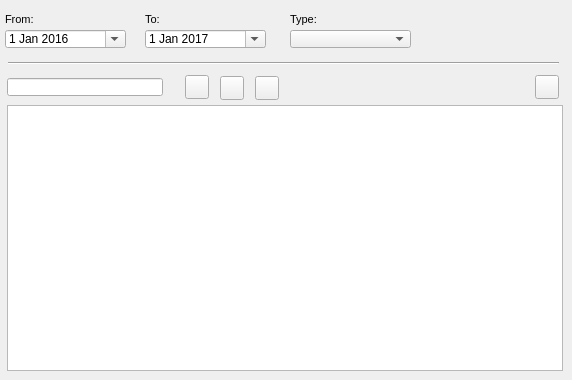
    <widget class="QWidget" name="tab_6">
     <attribute name="title">
      <string>Document</string>
     </attribute>
     <widget class="QDateEdit" name="date_document_to">
      <property name="geometry">
       <rect>
        <x>145</x>
        <y>30</y>
        <width>121</width>
        <height>18</height>
       </rect>
      </property>
      <property name="date">
       <date>
        <year>2017</year>
        <month>1</month>
        <day>1</day>
       </date>
      </property>
      <property name="calendarPopup">
       <bool>true</bool>
      </property>
     </widget>
     <widget class="QLabel" name="label_doc_from">
      <property name="geometry">
       <rect>
        <x>5</x>
        <y>8</y>
        <width>90</width>
        <height>22</height>
       </rect>
      </property>
      <property name="font">
       <font>
        <pointsize>8</pointsize>
       </font>
      </property>
      <property name="frameShape">
       <enum>QFrame::NoFrame</enum>
      </property>
      <property name="frameShadow">
       <enum>QFrame::Plain</enum>
      </property>
      <property name="text">
       <string>From:</string>
      </property>
      <property name="textFormat">
       <enum>Qt::AutoText</enum>
      </property>
      <property name="scaledContents">
       <bool>false</bool>
      </property>
      <property name="alignment">
       <set>Qt::AlignLeading|Qt::AlignLeft|Qt::AlignVCenter</set>
      </property>
      <property name="margin">
       <number>3</number>
      </property>
     </widget>
     <widget class="QComboBox" name="doc_type">
      <property name="geometry">
       <rect>
        <x>290</x>
        <y>30</y>
        <width>121</width>
        <height>18</height>
       </rect>
      </property>
     </widget>
     <widget class="QTableView" name="tbl_document">
      <property name="geometry">
       <rect>
        <x>7</x>
        <y>105</y>
        <width>556</width>
        <height>266</height>
       </rect>
      </property>
      <property name="sortingEnabled">
       <bool>true</bool>
      </property>
     </widget>
     <widget class="QLabel" name="label_doc_type">
      <property name="geometry">
       <rect>
        <x>290</x>
        <y>8</y>
        <width>61</width>
        <height>22</height>
       </rect>
      </property>
      <property name="font">
       <font>
        <pointsize>8</pointsize>
       </font>
      </property>
      <property name="layoutDirection">
       <enum>Qt::LeftToRight</enum>
      </property>
      <property name="frameShape">
       <enum>QFrame::NoFrame</enum>
      </property>
      <property name="frameShadow">
       <enum>QFrame::Raised</enum>
      </property>
      <property name="text">
       <string>Type:</string>
      </property>
      <property name="textFormat">
       <enum>Qt::AutoText</enum>
      </property>
      <property name="scaledContents">
       <bool>false</bool>
      </property>
      <property name="margin">
       <number>3</number>
      </property>
     </widget>
     <widget class="QDateEdit" name="date_document_from">
      <property name="geometry">
       <rect>
        <x>5</x>
        <y>30</y>
        <width>121</width>
        <height>18</height>
       </rect>
      </property>
      <property name="date">
       <date>
        <year>2016</year>
        <month>1</month>
        <day>1</day>
       </date>
      </property>
      <property name="calendarPopup">
       <bool>true</bool>
      </property>
     </widget>
     <widget class="Line" name="line_6">
      <property name="geometry">
       <rect>
        <x>8</x>
        <y>55</y>
        <width>551</width>
        <height>16</height>
       </rect>
      </property>
      <property name="orientation">
       <enum>Qt::Horizontal</enum>
      </property>
     </widget>
     <widget class="QLabel" name="label_doc_to">
      <property name="geometry">
       <rect>
        <x>145</x>
        <y>8</y>
        <width>119</width>
        <height>22</height>
       </rect>
      </property>
      <property name="font">
       <font>
        <pointsize>8</pointsize>
       </font>
      </property>
      <property name="frameShape">
       <enum>QFrame::NoFrame</enum>
      </property>
      <property name="frameShadow">
       <enum>QFrame::Raised</enum>
      </property>
      <property name="text">
       <string>To:</string>
      </property>
      <property name="textFormat">
       <enum>Qt::AutoText</enum>
      </property>
      <property name="scaledContents">
       <bool>false</bool>
      </property>
      <property name="margin">
       <number>3</number>
      </property>
     </widget>
     <widget class="QLineEdit" name="doc_id">
      <property name="geometry">
       <rect>
        <x>7</x>
        <y>78</y>
        <width>156</width>
        <height>18</height>
       </rect>
      </property>
     </widget>
     <widget class="QPushButton" name="btn_open_doc">
      <property name="geometry">
       <rect>
        <x>535</x>
        <y>75</y>
        <width>24</width>
        <height>24</height>
       </rect>
      </property>
      <property name="toolTip">
       <string>&lt;html&gt;&lt;head/&gt;&lt;body&gt;&lt;p&gt;Open document&lt;/p&gt;&lt;/body&gt;&lt;/html&gt;</string>
      </property>
      <property name="text">
       <string/>
      </property>
      <property name="icon">
       <iconset>
        <normaloff>../icons/170b.png</normaloff>../icons/170b.png</iconset>
      </property>
      <property name="iconSize">
       <size>
        <width>22</width>
        <height>22</height>
       </size>
      </property>
     </widget>
     <widget class="QPushButton" name="btn_doc_new">
      <property name="geometry">
       <rect>
        <x>255</x>
        <y>76</y>
        <width>24</width>
        <height>24</height>
       </rect>
      </property>
      <property name="toolTip">
       <string>&lt;html&gt;&lt;head/&gt;&lt;body&gt;&lt;p&gt;New document&lt;/p&gt;&lt;/body&gt;&lt;/html&gt;</string>
      </property>
      <property name="text">
       <string/>
      </property>
      <property name="icon">
       <iconset>
        <normaloff>../icons/171b.png</normaloff>../icons/171b.png</iconset>
      </property>
      <property name="iconSize">
       <size>
        <width>22</width>
        <height>22</height>
       </size>
      </property>
     </widget>
     <widget class="QPushButton" name="btn_doc_insert">
      <property name="geometry">
       <rect>
        <x>185</x>
        <y>75</y>
        <width>24</width>
        <height>24</height>
       </rect>
      </property>
      <property name="toolTip">
       <string>&lt;html&gt;&lt;head/&gt;&lt;body&gt;&lt;p&gt;Link document&lt;/p&gt;&lt;/body&gt;&lt;/html&gt;</string>
      </property>
      <property name="text">
       <string/>
      </property>
      <property name="icon">
       <iconset>
        <normaloff>../icons/111b.png</normaloff>../icons/111b.png</iconset>
      </property>
      <property name="iconSize">
       <size>
        <width>22</width>
        <height>22</height>
       </size>
      </property>
     </widget>
     <widget class="QPushButton" name="btn_doc_delete">
      <property name="geometry">
       <rect>
        <x>220</x>
        <y>76</y>
        <width>24</width>
        <height>24</height>
       </rect>
      </property>
      <property name="toolTip">
       <string>&lt;html&gt;&lt;head/&gt;&lt;body&gt;&lt;p&gt;Unlink document&lt;/p&gt;&lt;/body&gt;&lt;/html&gt;</string>
      </property>
      <property name="text">
       <string/>
      </property>
      <property name="icon">
       <iconset>
        <normaloff>../icons/112b.png</normaloff>../icons/112b.png</iconset>
      </property>
      <property name="iconSize">
       <size>
        <width>22</width>
        <height>22</height>
       </size>
      </property>
     </widget>
    </widget>
